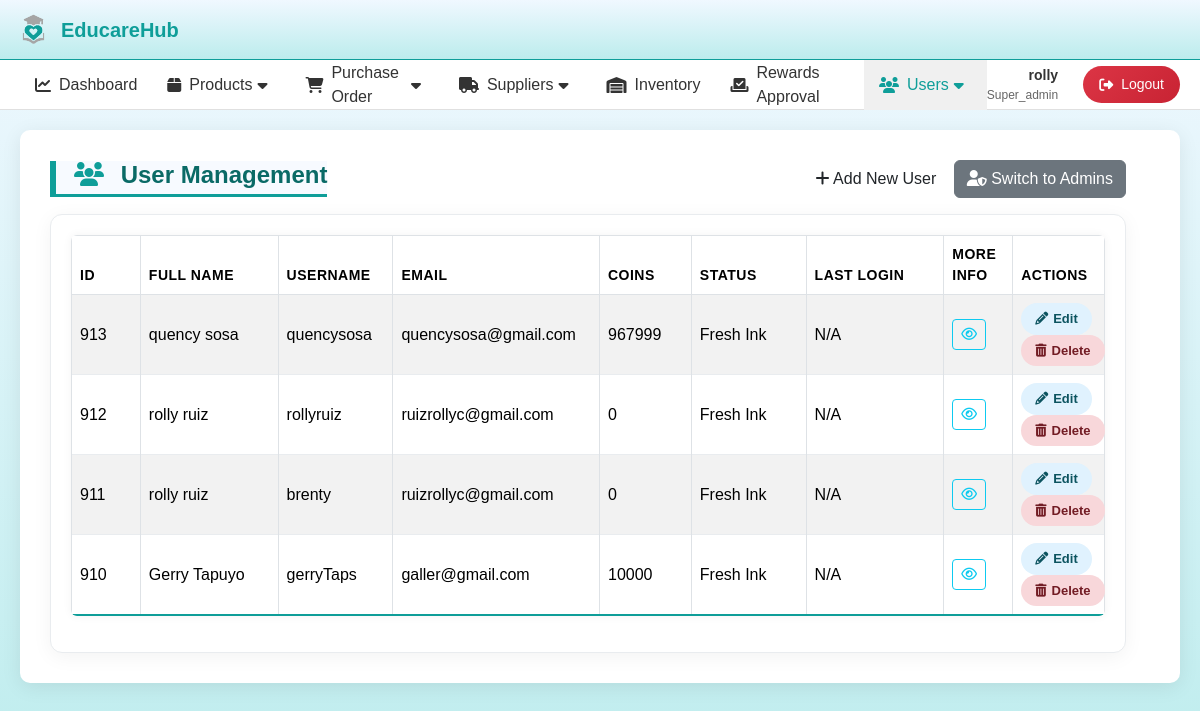
Page /add_users.php (signed in) on the committed database.
### tables this page shows
CREATE TABLE `users` (
  `user_id` int(11) NOT NULL,
  `firstname` varchar(225) NOT NULL,
  `lastname` varchar(225) NOT NULL,
  `birthdate` date NOT NULL,
  `username` varchar(225) NOT NULL,
  `password` varchar(225) NOT NULL,
  `email` varchar(225) NOT NULL,
  `tier` varchar(225) DEFAULT 'Fresh Ink',
  `points` decimal(10,0) DEFAULT 100,
  `coins` int(10) DEFAULT 0,
  `Role` enum('user','admin') DEFAULT 'user',
  `reset_token` varchar(64) DEFAULT NULL,
  `reset_expires` datetime NOT NULL,
  `created_at` datetime DEFAULT current_timestamp(),
  `updated_at` datetime DEFAULT current_timestamp() ON UPDATE current_timestamp()
);

### add_users.php (the view, shortened to what this page needs)
<?php
include_once('connection.php');
$is_viewer = ($_SESSION['admins']['role'] ?? '') === 'viewer';
?>
<!DOCTYPE html>
<html lang="en">
<head>
    <link rel="stylesheet" href="css/style.css?v=4">
    <link href="https://cdn.jsdelivr.net/npm/bootstrap@5.3.3/dist/css/bootstrap.min.css" rel="stylesheet">
    <link rel="stylesheet" href="https://cdn.datatables.net/2.0.8/css/dataTables.bootstrap5.min.css">
    <link rel="stylesheet" href="https://cdn.datatables.net/responsive/3.0.2/css/responsive.bootstrap5.min.css">
    <link rel="stylesheet" href="https://cdn.datatables.net/buttons/3.0.2/css/buttons.bootstrap5.min.css"/>
</head>
<body class="body">
    <div class="dashboard_main_container">
        <?php include('partials/app_topNav.php'); ?>
        <?php include('partials/app_horizontal_nav.php'); ?>
        <div class="dashboard_content">
            <div class="dashboard_content_main">
                <div class="row">
                    <div class="col-12">
                        <div class="d-flex justify-content-between align-items-center mb-3">
                            <h2 class="section_header mb-0"><i class="fa fa-users"></i> User Management</h2>
                            <div>
                                <button type="button" class="btn btn-primary-themed" onclick="toggleForm()" id="toggleFormBtn">
                                    <i class="fa fa-plus"></i> Add New User
                                </button>
                                <button onclick="window.location.href='add_admins.php'" class="btn btn-secondary"><i class="fa fa-user-shield"></i> Switch to Admins</button>
                            </div>
                        </div>
                        <div class="section_content">
                            <table id="usersTable" class="table table-striped table-bordered table-themed" style="width:100%; table-layout: fixed;">
                                <thead>
                                    <tr>
                                        <th style="width: 6%;">ID</th>
                                        <th style="width: 12%;">Full Name</th>
                                        <th style="width: 10%;">Username</th>
                                        <th style="width: 18%;">Email</th>
                                        <th style="width: 8%;">Coins</th>
                                        <th style="width: 10%;">Status</th>
                                        <th style="width: 12%;">Last Login</th>
                                        <th style="width: 6%;">More Info</th>
                                        <th style="width: 8%;">Actions</th>
                                    </tr>
                                </thead>
                                <tbody>
                                    <?php
                                    try {
                                        $stmt = $conn->prepare("SELECT * FROM users ORDER BY created_at DESC");
                                        $stmt->execute();
                                        $result = $stmt->fetchAll(PDO::FETCH_ASSOC);
                                        if(count($result) > 0){
                                            foreach($result as $row){
                                    ?>
                                    <tr>
                                        <td><?php echo htmlspecialchars($row['user_id']); ?></td>
                                        <td><?php echo htmlspecialchars($row['firstname'] . ' ' . $row['lastname']); ?></td>
                                        <td><?php echo htmlspecialchars($row['username']); ?></td>
                                        <td><?php echo htmlspecialchars($row['email']); ?></td>
                                        <td><?php echo htmlspecialchars($row['coins'] ?? '0'); ?></td>
                                        <td><?php echo htmlspecialchars($row['tier'] ?? 'N/A'); ?></td>
                                        <td><?php echo htmlspecialchars($row['last_login'] ?? 'N/A'); ?></td>
                                        <td>
                                            <button class="btn btn-sm btn-outline-info toggle-info-btn"
                                                    data-username="<?php echo htmlspecialchars($row['username']); ?>"
                                                    data-created-at="<?php echo htmlspecialchars($row['created_at']); ?>"
                                                    data-updated-at="<?php echo htmlspecialchars($row['updated_at']); ?>">
                                                <i class="fa fa-eye"></i>
                                            </button>
                                        </td>
                                        <td>
                                            <?php if (!$is_viewer): ?>
                                            <a href="update_users.php?id=<?php echo $row['user_id']; ?>" class="btn-action-edit"><i class="fa-solid fa-pencil"></i> Edit</a>
                                            <a href="delete_users.php?id=<?php echo $row['user_id']; ?>" class="btn-action-delete" onclick="return confirm('Are you sure you want to delete this user?');"><i class="fa fa-trash"></i> Delete</a>
                                            <?php endif; ?>
                                        </td>
                                    </tr>
                                    <?php }} else { ?>
                                        <tr>
                                            <td colspan="9" style="text-align: center;">No users found</td>
                                        </tr>
                                    <?php } } catch(PDOException $e) { ?>
                                        <tr>
                                            <td colspan="9" style="text-align: center; color: red;">Error loading users: <?php echo htmlspecialchars($e->getMessage()); ?></td>
                                        </tr>
                                    <?php } ?>
                                </tbody>
                            </table>
                        </div>
                    </div>
                </div>
            </div>
        </div>
    </div>
</body>
</html>

### css/style.css (style rules this page uses)
.dashboard_main_container { min-height: 100vh; }
.body { background: linear-gradient(0deg, rgba(34, 193, 195, 0.3) 0%, rgba(240, 248, 255, 1) 100%); font-family: 'Poppins', sans-serif; margin: 0; padding: 0; }
.dashboard_content { padding: 20px; flex-grow: 1; }
.dashboard_content_main { background-color: #ffffff; padding: 30px; border-radius: 10px; box-shadow: 0 4px 20px rgba(0, 0, 0, 0.08); margin-bottom: 30px; min-height: auto; height: auto; }
.section_header { font-size: 24px; color: #333; margin-bottom: 25px; text-align: center; border-bottom: 2px solid #eee; padding-bottom: 15px; font-weight: 600; color: #0F9E99; border-left: none; }
.section_header i { margin-right: 10px; color: #0F9E99; }
.row { display: flex; flex-direction: row; flex-wrap: wrap; width: 100%; }
.section_content { padding: 20px; background-color: #fff; border-radius: 8px; box-shadow: 0 2px 10px rgba(0,0,0,0.05); overflow-x: auto; }
table { width: 100%; border-collapse: collapse; min-width: 1000px; background-color: #fff; box-shadow: 0 0 10px rgba(0, 0, 0, 0.05); border-radius: 6px; overflow: hidden; font-family: 'Poppins', sans-serif; }
table thead th { background-color: #0F9E99; color: #ffffff; font-weight: 600; text-transform: uppercase; letter-spacing: 0.5px; font-size: 14px; padding: 15px 12px; }
table tbody tr { border-bottom: 1px solid #e9ecef; }
table tbody tr:last-of-type { border-bottom: 2px solid #0F9E99; }
table tbody tr:nth-child(even) { background-color: #f8f9fa; }
table td { padding: 15px 12px; vertical-align: middle; }
table td a { text-decoration: none; padding: 8px 12px; border-radius: 6px; font-weight: 500; transition: all 0.2s ease-in-out; color: white; display: inline-flex; align-items: center; gap: 5px; }
table td a i { font-style: normal; }
.table thead th, table.dataTable thead th { position: relative; }
.section_header { border-left: 6px solid #0F9E99; background: #f7faff; padding-left: 18px; }
.section_header { color: #0A6A66; font-weight: 700; padding-bottom: 5px; border-bottom: 3px solid #0F9E99; margin-bottom: 20px; display: inline-block; }
.section_content { background: #fff; padding: 20px; border-radius: 12px; box-shadow: 0 4px 20px rgba(0, 0, 0, 0.05); border: 1px solid #e9ecef; }
.btn-action-edit, .btn-action-delete, .btn-action-receive, .btn-action-accept, .btn-action-decline, .btn-action-deliver, .btn-action-fail { display: inline-flex; align-items: center; gap: 5px; padding: 6px 14px; border-radius: 16px; font-size: 13px; font-weight: 600; text-decoration: none; transition: all 0.2s ease-in-out; border: none; cursor: pointer; }
.btn-action-edit { background-color: #e0f2fe; color: #0c5460; }
.btn-action-delete { background-color: #f8d7da; color: #721c24; }
.btn-primary-themed { background-color: #0F9E99; color: white; border: none; padding: 10px 20px; font-weight: 600; border-radius: 8px; transition: background-color 0.2s ease, box-shadow 0.2s ease; }

### rows in the picture
users: user_id "913", firstname+lastname "quency sosa", username "quencysosa", email "quencysosa@gmail.com", coins "967999", tier "Fresh Ink", last_login "N/A"
users: user_id "912", firstname+lastname "rolly ruiz", username "rollyruiz", email "ruizrollyc@gmail.com", coins "0", tier "Fresh Ink", last_login "N/A"
users: user_id "911", firstname+lastname "rolly ruiz", username "brenty", email "ruizrollyc@gmail.com", coins "0", tier "Fresh Ink", last_login "N/A"
users: user_id "910", firstname+lastname "Gerry Tapuyo", username "gerryTaps", email "galler@gmail.com", coins "10000", tier "Fresh Ink", last_login "N/A"

### other values in the picture
$_SESSION['admins']['fullname'] "rolly"
$_SESSION['admins']['role'] "Super_admin"
